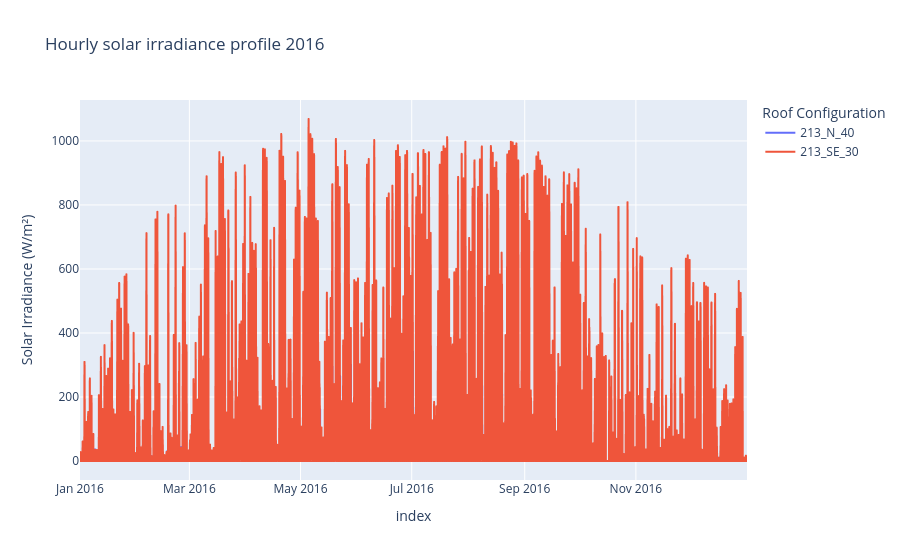

Source (notebook cell):
### Code cell
import plotly.express as px

fig = px.line(df_prof_all, x=df_prof_all.index, y=df_prof_all.columns, 
              title='Hourly solar irradiance profile 2016',
              labels={'value': 'Solar Irradiance (W/m²)', 'variable': 'Roof Configuration'})
fig.show()

### Figure 1 — Plotly figure (JSON) as saved in the notebook; plotly's stock layout.template omitted (floating-point values rounded to 4 significant figures; data arrays with more than 128 entries replaced by an {"elided": "..."} marker saying what was removed)
{"data": [{"hovertemplate": "Roof Configuration=213_N_40<br>index=%{x}<br>Solar Irradiance (W/m²)=%{y}<extra></extra>", "legendgroup": "213_N_40", "line": {"color": "#636efa", "dash": "solid"}, "marker": {"symbol": "circle"}, "mode": "lines", "name": "213_N_40", "showlegend": true, "type": "scattergl", "x": {"elided": "8784 str values"}, "xaxis": "x", "y": {"elided": "8784 float values"}, "yaxis": "y"}, {"hovertemplate": "Roof Configuration=213_SE_30<br>index=%{x}<br>Solar Irradiance (W/m²)=%{y}<extra></extra>", "legendgroup": "213_SE_30", "line": {"color": "#EF553B", "dash": "solid"}, "marker": {"symbol": "circle"}, "mode": "lines", "name": "213_SE_30", "showlegend": true, "type": "scattergl", "x": {"elided": "8784 str values"}, "xaxis": "x", "y": {"elided": "8784 float values"}, "yaxis": "y"}], "layout": {"legend": {"title": {"text": "Roof Configuration"}, "tracegroupgap": 0}, "title": {"text": "Hourly solar irradiance profile 2016"}, "xaxis": {"anchor": "y", "domain": [0, 1], "title": {"text": "index"}}, "yaxis": {"anchor": "x", "domain": [0, 1], "title": {"text": "Solar Irradiance (W/m²)"}}}}
